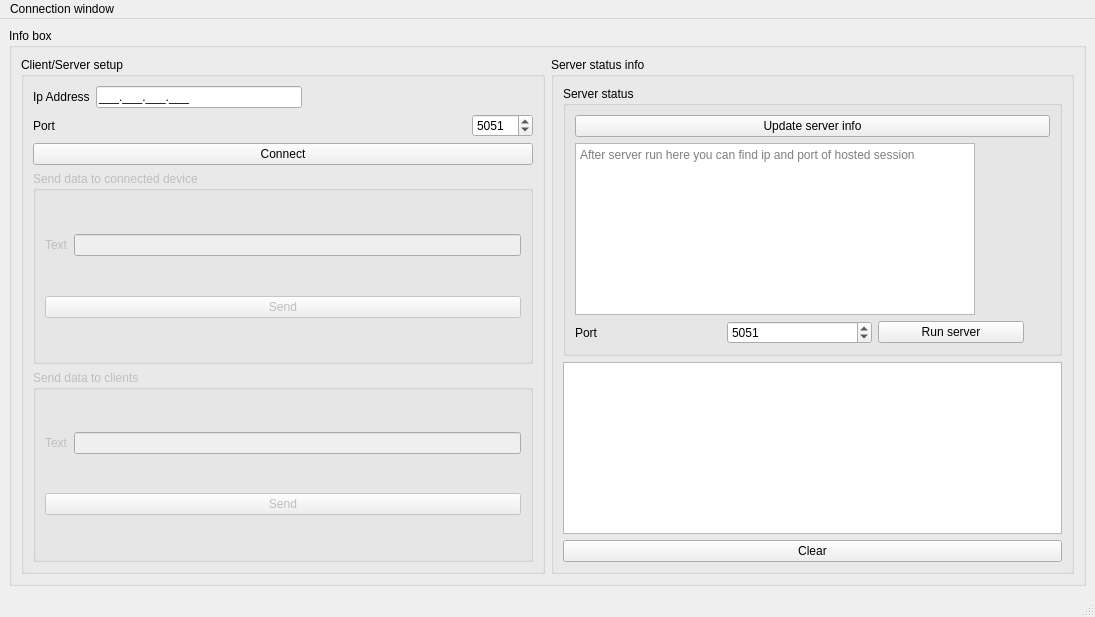
<?xml version="1.0" encoding="UTF-8"?>
<ui version="4.0">
 <class>MainWindow</class>
 <widget class="QMainWindow" name="MainWindow">
  <property name="geometry">
   <rect>
    <x>0</x>
    <y>0</y>
    <width>1095</width>
    <height>617</height>
   </rect>
  </property>
  <property name="windowTitle">
   <string>MainWindow</string>
  </property>
  <property name="styleSheet">
   <string notr="true">#ClientIndicator[state = '0']{
	background-color: rgb(255, 0, 0);
}

#ClientIndicator[state = '1']{
	background-color: rgb(0, 85, 0);
}

#ServerIndicator[state = '0']{
	background-color: rgb(255, 0, 0);
}

#ServerIndicator[state = '1']{
	background-color: rgb(0, 85, 0);
}</string>
  </property>
  <widget class="QWidget" name="centralwidget">
   <layout class="QHBoxLayout" name="horizontalLayout_6">
    <item>
     <widget class="QGroupBox" name="groupBox_2">
      <property name="title">
       <string>Info box</string>
      </property>
      <layout class="QHBoxLayout" name="horizontalLayout_9">
       <item>
        <widget class="QGroupBox" name="groupBox">
         <property name="title">
          <string>Client/Server setup</string>
         </property>
         <layout class="QVBoxLayout" name="verticalLayout_2">
          <item>
           <layout class="QHBoxLayout" name="horizontalLayout">
            <item>
             <widget class="QLabel" name="IpAddressLabel">
              <property name="text">
               <string>Ip Address</string>
              </property>
             </widget>
            </item>
            <item>
             <widget class="QLineEdit" name="ClientIpAddress">
              <property name="inputMask">
               <string>000.000.000.000;_</string>
              </property>
              <property name="state" stdset="0">
               <string>0</string>
              </property>
             </widget>
            </item>
            <item>
             <spacer name="horizontalSpacer">
              <property name="orientation">
               <enum>Qt::Orientation::Horizontal</enum>
              </property>
              <property name="sizeHint" stdset="0">
               <size>
                <width>40</width>
                <height>20</height>
               </size>
              </property>
             </spacer>
            </item>
            <item>
             <widget class="QLabel" name="ClientIndicator">
              <property name="minimumSize">
               <size>
                <width>20</width>
                <height>20</height>
               </size>
              </property>
              <property name="maximumSize">
               <size>
                <width>20</width>
                <height>20</height>
               </size>
              </property>
              <property name="text">
               <string/>
              </property>
              <property name="state" stdset="0">
               <string>0</string>
              </property>
             </widget>
            </item>
           </layout>
          </item>
          <item>
           <layout class="QHBoxLayout" name="horizontalLayout_3">
            <item>
             <widget class="QLabel" name="ClientPortLabel">
              <property name="text">
               <string>Port</string>
              </property>
             </widget>
            </item>
            <item>
             <spacer name="horizontalSpacer_2">
              <property name="orientation">
               <enum>Qt::Orientation::Horizontal</enum>
              </property>
              <property name="sizeHint" stdset="0">
               <size>
                <width>40</width>
                <height>20</height>
               </size>
              </property>
             </spacer>
            </item>
            <item>
             <widget class="QSpinBox" name="ClientPort">
              <property name="minimum">
               <number>1024</number>
              </property>
              <property name="maximum">
               <number>65535</number>
              </property>
              <property name="value">
               <number>5051</number>
              </property>
             </widget>
            </item>
           </layout>
          </item>
          <item>
           <widget class="QPushButton" name="BtnConnect">
            <property name="text">
             <string>Connect</string>
            </property>
           </widget>
          </item>
          <item>
           <widget class="QGroupBox" name="ClientSendData_GroupBox">
            <property name="enabled">
             <bool>false</bool>
            </property>
            <property name="title">
             <string>Send data to connected device</string>
            </property>
            <layout class="QVBoxLayout" name="verticalLayout_3">
             <item>
              <layout class="QHBoxLayout" name="horizontalLayout_4">
               <item>
                <widget class="QLabel" name="ClientTextLabel">
                 <property name="text">
                  <string>Text</string>
                 </property>
                </widget>
               </item>
               <item>
                <widget class="QLineEdit" name="ClientTextToSend">
                 <property name="inputMask">
                  <string/>
                 </property>
                 <property name="state" stdset="0">
                  <string>0</string>
                 </property>
                </widget>
               </item>
              </layout>
             </item>
             <item>
              <widget class="QPushButton" name="BtnClientSend">
               <property name="text">
                <string>Send</string>
               </property>
              </widget>
             </item>
            </layout>
           </widget>
          </item>
          <item>
           <widget class="QGroupBox" name="ServerSendData_GroupBox">
            <property name="enabled">
             <bool>false</bool>
            </property>
            <property name="title">
             <string>Send data to clients</string>
            </property>
            <layout class="QVBoxLayout" name="verticalLayout_6">
             <item>
              <layout class="QHBoxLayout" name="horizontalLayout_5">
               <item>
                <widget class="QLabel" name="ServerTextLabel">
                 <property name="text">
                  <string>Text</string>
                 </property>
                </widget>
               </item>
               <item>
                <widget class="QLineEdit" name="ServerText"/>
               </item>
              </layout>
             </item>
             <item>
              <widget class="QPushButton" name="BtnServerSend">
               <property name="text">
                <string>Send</string>
               </property>
              </widget>
             </item>
            </layout>
           </widget>
          </item>
         </layout>
        </widget>
       </item>
       <item>
        <widget class="QGroupBox" name="groupBox_3">
         <property name="title">
          <string>Server status info</string>
         </property>
         <layout class="QVBoxLayout" name="verticalLayout_4">
          <item>
           <widget class="QGroupBox" name="groupBox_4">
            <property name="title">
             <string>Server status</string>
            </property>
            <layout class="QVBoxLayout" name="verticalLayout_5">
             <item>
              <widget class="QPushButton" name="BtnUpdateServInfo">
               <property name="text">
                <string>Update server info</string>
               </property>
              </widget>
             </item>
             <item>
              <widget class="QPlainTextEdit" name="ServerRunInfo">
               <property name="maximumSize">
                <size>
                 <width>400</width>
                 <height>200</height>
                </size>
               </property>
               <property name="readOnly">
                <bool>true</bool>
               </property>
               <property name="placeholderText">
                <string>After server run here you can find ip and port of hosted session</string>
               </property>
              </widget>
             </item>
             <item>
              <layout class="QHBoxLayout" name="horizontalLayout_7">
               <item>
                <widget class="QLabel" name="ServerPortLabel">
                 <property name="text">
                  <string>Port</string>
                 </property>
                </widget>
               </item>
               <item>
                <widget class="QSpinBox" name="ServerPort">
                 <property name="minimum">
                  <number>1024</number>
                 </property>
                 <property name="maximum">
                  <number>65535</number>
                 </property>
                 <property name="value">
                  <number>5051</number>
                 </property>
                </widget>
               </item>
               <item>
                <widget class="QPushButton" name="BtnServerRun">
                 <property name="text">
                  <string>Run server</string>
                 </property>
                </widget>
               </item>
               <item>
                <widget class="QLabel" name="ServerIndicator">
                 <property name="minimumSize">
                  <size>
                   <width>20</width>
                   <height>20</height>
                  </size>
                 </property>
                 <property name="maximumSize">
                  <size>
                   <width>20</width>
                   <height>20</height>
                  </size>
                 </property>
                 <property name="text">
                  <string/>
                 </property>
                 <property name="state" stdset="0">
                  <string>0</string>
                 </property>
                </widget>
               </item>
              </layout>
             </item>
            </layout>
           </widget>
          </item>
          <item>
           <layout class="QVBoxLayout" name="verticalLayout">
            <item>
             <widget class="QListWidget" name="LstConsole"/>
            </item>
            <item>
             <widget class="QPushButton" name="BtnClearConsole">
              <property name="text">
               <string>Clear</string>
              </property>
             </widget>
            </item>
           </layout>
          </item>
         </layout>
        </widget>
       </item>
      </layout>
     </widget>
    </item>
   </layout>
  </widget>
  <widget class="QMenuBar" name="menubar">
   <property name="geometry">
    <rect>
     <x>0</x>
     <y>0</y>
     <width>1095</width>
     <height>21</height>
    </rect>
   </property>
   <widget class="QMenu" name="menuConnection_window">
    <property name="title">
     <string>Connection window</string>
    </property>
    <addaction name="actionCheck_player_info_tab"/>
   </widget>
   <addaction name="menuConnection_window"/>
  </widget>
  <widget class="QStatusBar" name="statusbar"/>
  <action name="actionCheck_player_info_tab">
   <property name="text">
    <string>Check player info tab</string>
   </property>
  </action>
 </widget>
 <resources/>
 <connections/>
</ui>
